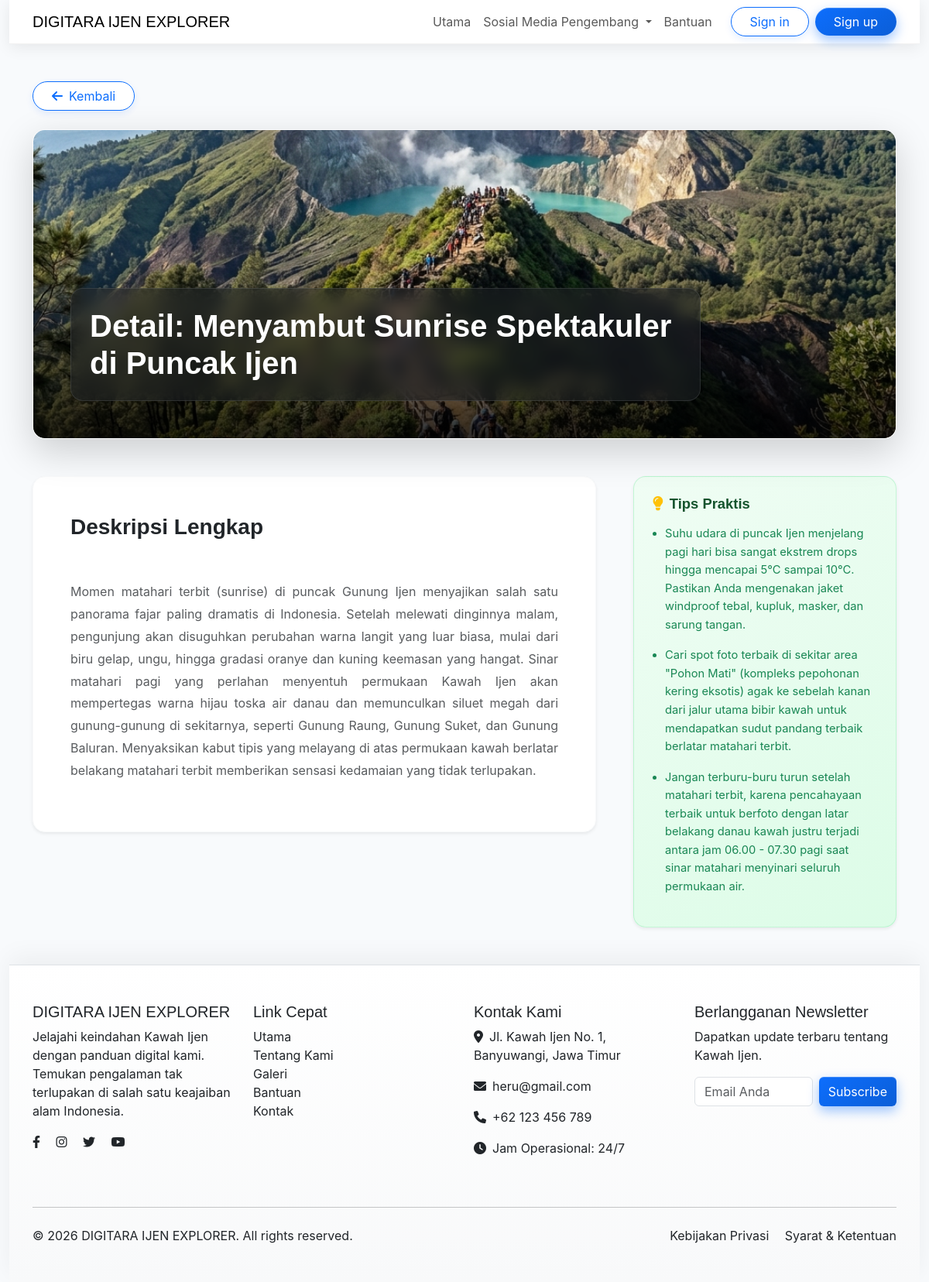
Screenshot of /api/experience-the-sunrise.php with the database file from the repository.
### tables this page shows
CREATE TABLE IF NOT EXISTS `wisata` (
  `id` INT AUTO_INCREMENT PRIMARY KEY,
  `slug` VARCHAR(100) UNIQUE NOT NULL,
  `title` VARCHAR(255) NOT NULL,
  `deskripsi` TEXT NOT NULL,
  `img` VARCHAR(255) NOT NULL,
  `popup_title` VARCHAR(255) NOT NULL,
  `popup_content` TEXT NOT NULL
);

### api/experience-the-sunrise.php (the view, shortened to what this page needs)
<?php
require_once __DIR__ . '/config.php';
$slug = 'experience-the-sunrise';
$stmt = $pdo->prepare("SELECT * FROM wisata WHERE slug = ?");
$stmt->execute([$slug]);
$wisata = $stmt->fetch();
$stmtTips = $pdo->prepare("SELECT tip FROM wisata_tips WHERE wisata_id = ?");
$stmtTips->execute([$wisata['id']]);
$tips = $stmtTips->fetchAll(PDO::FETCH_COLUMN);
?>
<!DOCTYPE html>
<html lang="en">
<head>
    <link rel="stylesheet" href="/assets/BOOTSRAP/css/bootstrap.min.css">
    <link rel="stylesheet" href="https://cdnjs.cloudflare.com/ajax/libs/font-awesome/6.0.0/css/all.min.css">
    <link rel="stylesheet" href="/index/style.css">
</head>
<body>
    <div class="container-fluid">
        <div class="row">
            <div class="col">
            <nav class="navbar navbar-expand-lg sticky-top">
                <div class="container">
                    <a class="navbar-brand" href="/api/index.php">DIGITARA IJEN EXPLORER</a>
                    <div class="collapse navbar-collapse" id="navbarNav">
                        <ul class="navbar-nav ms-auto align-items-center">
                            <li class="nav-item"><a class="nav-link" href="/api/index.php">Utama</a></li>
                            <li class="nav-item dropdown">
                                <a class="nav-link dropdown-toggle" href="#" id="navbarDropdown" role="button" data-bs-toggle="dropdown" aria-expanded="false" data-bs-display="static">
                                    Sosial Media Pengembang
                                </a>
                            </li>
                            <li class="nav-item"><a class="nav-link" href="#">Bantuan</a></li>
                            <li class="nav-item ms-lg-3 d-flex align-items-center flex-column flex-lg-row">
                                <?php if (isset($_SESSION['username'])): ?>
                                    <span class="navbar-text me-lg-3 mb-2 mb-lg-0 fw-bold text-dark"><i class="fas fa-user-circle me-1"></i>Halo, <?php echo htmlspecialchars($_SESSION['username']); ?></span>
                                    <a href="/api/logout.php" class="btn btn-outline-danger rounded-pill px-4">Sign out</a>
                                <?php else: ?>
                                    <a href="/api/login.php" class="btn btn-outline-primary rounded-pill px-4 me-2 mb-2 mb-lg-0">Sign in</a>
                                    <a href="/api/register.php" class="btn btn-primary rounded-pill px-4">Sign up</a>
                                <?php endif; ?>
                            </li>
                        </ul>
                    </div>
                </div>
            </nav>
            </div>
        </div>
        <div class="container my-5">
            <div class="mb-4">
                <a href="/api/index.php" class="btn btn-outline-primary rounded-pill px-4">
                    <i class="fas fa-arrow-left me-2"></i>Kembali
                </a>
            </div>
            <div class="position-relative rounded-4 overflow-hidden shadow-lg mb-5" style="height: 400px; border: 1px solid rgba(255,255,255,0.25);">
                <img src="<?php echo htmlspecialchars($wisata['img']); ?>" class="w-100 h-100" style="object-fit: cover;" alt="<?php echo htmlspecialchars($wisata['title']); ?>">
                <div class="position-absolute bottom-0 start-0 p-4 p-md-5 w-100">
                    <div class="bg-dark bg-opacity-50 rounded-4 p-4 text-white border border-white border-opacity-10 d-inline-block" style="max-width: 80%; backdrop-filter: blur(10px); -webkit-backdrop-filter: blur(10px);">
                        <h1 class="display-6 fw-bold mb-0"><?php echo htmlspecialchars($wisata['popup_title']); ?></h1>
                    </div>
                </div>
            </div>
            <div class="row g-5">
                <div class="col-lg-8">
                    <div class="bg-white p-4 p-md-5 rounded-4 shadow-sm border border-light">
                        <h3 class="fw-bold text-dark mb-4">Deskripsi Lengkap</h3>
                        <p class="text-muted fs-6" style="line-height: 1.8; text-align: justify; white-space: pre-line;">
                            <?php echo htmlspecialchars($wisata['popup_content']); ?>
                        </p>
                    </div>
                </div>
                <div class="col-lg-4">
                    <div class="modal-tips-container p-4 rounded-4 shadow-sm">
                        <h5 class="tips-heading fw-bold mb-3">
                            <i class="fas fa-lightbulb me-2 text-warning"></i>Tips Praktis
                        </h5>
                        <ul class="tips-list ps-3">
                            <?php foreach ($tips as $tip): ?>
                                <li class="mb-3 text-success" style="line-height: 1.6;"><?php echo htmlspecialchars($tip); ?></li>
                            <?php endforeach; ?>
                        </ul>
                    </div>
                </div>
            </div>
        </div>
        <footer class="bg-light text-dark mt-5 py-5 border-top">
            <div class="container">
                <div class="row">
                    <div class="col-lg-3 col-md-6 mb-4">
                        <h5>DIGITARA IJEN EXPLORER</h5>
                        <p>Jelajahi keindahan Kawah Ijen dengan panduan digital kami. Temukan pengalaman tak terlupakan di salah satu keajaiban alam Indonesia.</p>
                        <div class="social-icons">
                            <a href="#" class="text-dark me-3"><i class="fab fa-facebook-f"></i></a>
                            <a href="#" class="text-dark me-3"><i class="fab fa-instagram"></i></a>
                            <a href="#" class="text-dark me-3"><i class="fab fa-twitter"></i></a>
                            <a href="#" class="text-dark"><i class="fab fa-youtube"></i></a>
                        </div>
                    </div>
                    <div class="col-lg-3 col-md-6 mb-4">
                        <h5>Link Cepat</h5>
                        <ul class="list-unstyled">
                            <li><a href="/api/index.php" class="text-dark text-decoration-none">Utama</a></li>
                            <li><a href="#" class="text-dark text-decoration-none">Tentang Kami</a></li>
                            <li><a href="#" class="text-dark text-decoration-none">Galeri</a></li>
                            <li><a href="#" class="text-dark text-decoration-none">Bantuan</a></li>
                            <li><a href="#" class="text-dark text-decoration-none">Kontak</a></li>
                        </ul>
                    </div>
                    <div class="col-lg-3 col-md-6 mb-4">
                        <h5>Kontak Kami</h5>
                        <p><i class="fas fa-map-marker-alt me-2"></i>Jl. Kawah Ijen No. 1, Banyuwangi, Jawa Timur</p>
                        <p><i class="fas fa-envelope me-2"></i>heru@gmail.com</p>
                        <p><i class="fas fa-phone me-2"></i>+62 123 456 789</p>
                        <p><i class="fas fa-clock me-2"></i>Jam Operasional: 24/7</p>
                    </div>
                    <div class="col-lg-3 col-md-6 mb-4">
                        <h5>Berlangganan Newsletter</h5>
                        <p>Dapatkan update terbaru tentang Kawah Ijen.</p>
                        <form class="d-flex">
                            <input class="form-control me-2" type="email" placeholder="Email Anda">
                            <button class="btn btn-primary" type="submit">Subscribe</button>
                        </form>
                    </div>
                </div>
                <hr class="my-4">
                <div class="row align-items-center">
                    <div class="col-md-6">
                        <p class="mb-0">&copy; 2026 DIGITARA IJEN EXPLORER. All rights reserved.</p>
                    </div>
                    <div class="col-md-6 text-md-end">
                        <a href="#" class="text-dark text-decoration-none me-3">Kebijakan Privasi</a>
                        <a href="#" class="text-dark text-decoration-none">Syarat & Ketentuan</a>
                    </div>
                </div>
            </div>
        </footer>
    </div>
</body>
</html>

### index/style.css (style rules this page uses)
body { font-family: 'Inter', sans-serif; background-color: #f8fafc; animation: fadeInUpPage 0.8s cubic-bezier(0.34, 1.3, 0.64, 1) forwards; opacity: 0; transform-origin: top center; }
h1, h2, h3, h4, h5, h6, .navbar-brand { font-family: 'Outfit', sans-serif; }
.navbar { background-color: rgba(255, 255, 255, 0.95); backdrop-filter: blur(10px); box-shadow: 0 4px 20px rgba(0,0,0,0.08) !important; border-bottom: 1px solid rgba(0,0,0,0.05); }
.btn-primary { background: linear-gradient(145deg, #0d6efd, #0b5ed7); border: none; box-shadow: 0 6px 15px rgba(13, 110, 253, 0.4), inset 0 1px 0 rgba(255,255,255,0.2); transition: all 0.2s ease; }
.btn-outline-primary { box-shadow: 0 4px 10px rgba(13, 110, 253, 0.1); background: white; transition: all 0.2s ease; }
footer { box-shadow: 0 -10px 30px rgba(0,0,0,0.05); background: linear-gradient(to bottom, #ffffff, #f8f9fa) !important; }
.modal-tips-container { background: linear-gradient(145deg, #f0fdf4, #dcfce7); border-radius: 20px; padding: 24px; border: 1px solid rgba(74, 222, 128, 0.25); box-shadow: inset 0 1px 0 rgba(255, 255, 255, 0.6); }
.tips-heading { font-family: 'Outfit', sans-serif; font-weight: 700; font-size: 1.15rem; color: #14532d; margin-bottom: 12px; }
.tips-list { margin: 0; padding-left: 20px; }
.tips-list li { font-family: 'Inter', sans-serif; font-size: 0.92rem; line-height: 1.5; color: #166534; margin-bottom: 8px; }
.tips-list li:last-child { margin-bottom: 0; }

### rows the page displays
wisata: img (picture), popup_title "Detail: Menyambut Sunrise Spektakuler di Puncak Ijen", popup_content "Momen matahari terbit (sunrise) di puncak Gunung Ijen menyajikan salah satu panorama fajar paling dramatis di Indonesia. Setelah melewati dinginnya malam, pengunjung akan disuguhkan perubahan warna langit yang luar biasa, mulai dari biru gelap, ungu, hingga gradasi oranye dan kuning keemasan yang hangat. Sinar matahari pagi yang perlahan menyentuh permukaan Kawah Ijen akan mempertegas warna hijau toska air danau dan memunculkan siluet megah dari gunung-gunung di sekitarnya, seperti Gunung Raung, Gunung Suket, dan Gunung Baluran. Menyaksikan kabut tipis yang melayang di atas permukaan kawah berlatar belakang matahari terbit memberikan sensasi kedamaian yang tidak terlupakan."

### other values shown
$tip "Suhu udara di puncak Ijen menjelang pagi hari bisa sangat ekstrem drops hingga mencapai 5°C sampai 10°C. Pastikan Anda mengenakan jaket windproof tebal, kupluk, masker, dan sarung tangan."
